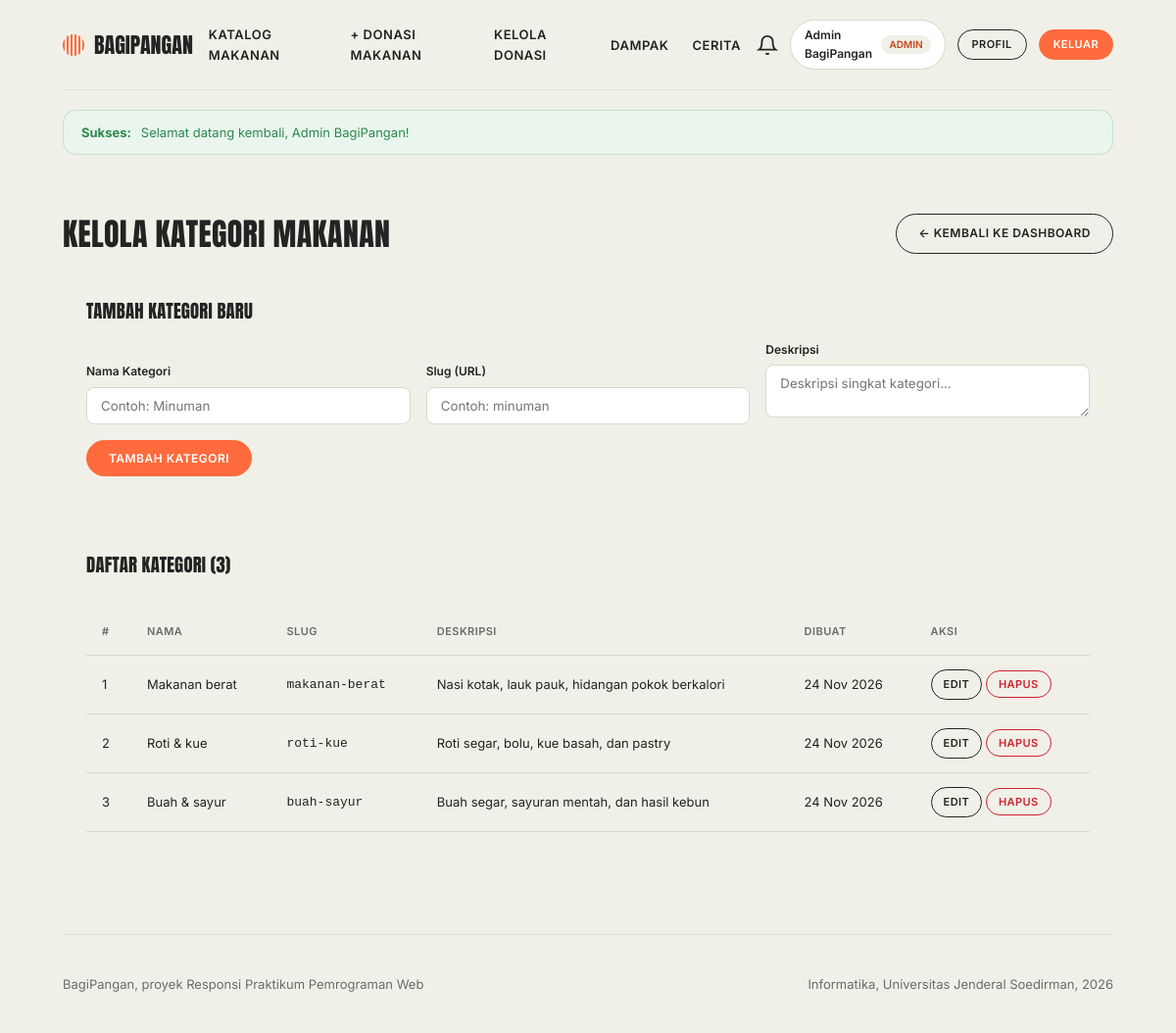
Page /admin/kategori.php (signed in) on the committed database.
### tables this page shows
CREATE TABLE IF NOT EXISTS kategori (
    id INT AUTO_INCREMENT PRIMARY KEY,
    nama_kategori VARCHAR(50) NOT NULL UNIQUE,
    slug VARCHAR(50) NOT NULL UNIQUE,
    deskripsi VARCHAR(255) NULL,
    created_at TIMESTAMP DEFAULT CURRENT_TIMESTAMP
);

### admin/kategori.php (the view, shortened to what this page needs)
<?php
require_once __DIR__ . '/../config/database.php';
$root_path = '/Responsi-Praktikum-Pemweb';
$stmt = $pdo->query("SELECT * FROM kategori ORDER BY id ASC");
$kategori_list = $stmt->fetchAll();
$edit_kategori = null;
require_once __DIR__ . '/../includes/header.php';
?>
<div class="wrap">
    <div style="display: flex; justify-content: space-between; align-items: center; margin-bottom: 24px; flex-wrap: wrap; gap: 16px;">
        <h1>Kelola Kategori Makanan</h1>
        <a href="<?= $root_path ?>/admin/" class="btn">← Kembali ke Dashboard</a>
    </div>
    <div class="card" style="padding: 24px; margin-bottom: 32px;">
        <h3 style="margin-bottom: 20px;">
            <?= $edit_kategori ? 'Edit Kategori' : 'Tambah Kategori Baru' ?>
        </h3>
        <form method="POST" style="display: grid; grid-template-columns: repeat(auto-fit, minmax(250px, 1fr)); gap: 16px; align-items: end;">
            <div>
                <label style="display: block; margin-bottom: 6px; font-weight: 600; font-size: 12px;">Nama Kategori</label>
                <input type="text" name="nama_kategori" required
                       value="<?= htmlspecialchars($edit_kategori['nama_kategori'] ?? '') ?>"
                       placeholder="Contoh: Minuman"
                       style="width: 100%; padding: 10px 14px; border: 1.5px solid var(--line); border-radius: 8px; font-family: inherit;">
            </div>
            <div>
                <label style="display: block; margin-bottom: 6px; font-weight: 600; font-size: 12px;">Slug (URL)</label>
                <input type="text" name="slug" required
                       value="<?= htmlspecialchars($edit_kategori['slug'] ?? '') ?>"
                       placeholder="Contoh: minuman"
                       style="width: 100%; padding: 10px 14px; border: 1.5px solid var(--line); border-radius: 8px; font-family: inherit;">
            </div>
            <div>
                <label style="display: block; margin-bottom: 6px; font-weight: 600; font-size: 12px;">Deskripsi</label>
                <textarea name="deskripsi" rows="2"
                          placeholder="Deskripsi singkat kategori..."
                          style="width: 100%; padding: 10px 14px; border: 1.5px solid var(--line); border-radius: 8px; font-family: inherit;"><?= htmlspecialchars($edit_kategori['deskripsi'] ?? '') ?></textarea>
            </div>
            <div style="display: flex; gap: 12px;">
                <button type="submit" class="btn fill"><?= $edit_kategori ? 'Simpan Perubahan' : 'Tambah Kategori' ?></button>
            </div>
        </form>
    </div>
    <div class="card" style="padding: 24px;">
        <h3 style="margin-bottom: 20px;">Daftar Kategori (<?= count($kategori_list) ?>)</h3>
        <?php if (empty($kategori_list)): ?>
            <p class="text-muted" style="text-align: center; padding: 40px 0;">Belum ada kategori. Tambahkan kategori baru di atas.</p>
        <?php else: ?>
            <div class="table-responsive">
                <table class="data-table">
                    <thead>
                        <tr>
                            <th>#</th>
                            <th>Nama</th>
                            <th>Slug</th>
                            <th>Deskripsi</th>
                            <th>Dibuat</th>
                            <th>Aksi</th>
                        </tr>
                    </thead>
                    <tbody>
                        <?php foreach ($kategori_list as $idx => $kat): ?>
                            <tr>
                                <td><?= $idx + 1 ?></td>
                                <td><?= htmlspecialchars($kat['nama_kategori']) ?></td>
                                <td><code><?= htmlspecialchars($kat['slug']) ?></code></td>
                                <td><?= htmlspecialchars($kat['deskripsi'] ?? '-') ?></td>
                                <td><?= date('d M Y', strtotime($kat['created_at'])) ?></td>
                                <td>
                                    <a href="<?= $root_path ?>/admin/kategori.php?edit=<?= $kat['id'] ?>" class="btn" style="font-size: 11px; padding: 6px 12px;">Edit</a>
                                    <form method="POST" style="display: inline;" onsubmit="return confirm('Yakin ingin menghapus kategori ini?');">
                                        <button type="submit" class="btn danger" style="font-size: 11px; padding: 6px 12px;">Hapus</button>
                                    </form>
                                </td>
                            </tr>
                        <?php endforeach; ?>
                    </tbody>
                </table>
            </div>
        <?php endif; ?>
    </div>
</div>
<?php require_once __DIR__ . '/../includes/footer.php'; ?>

### assets/css/style.css (style rules this page uses)
:root { --cream: #F1F0E8; --ink: #232323; --orange: #FF6B3D; --rust: #C8431A; --white: #ffffff; --muted: #6d6b66; --line: #d9d7cc; --green: #2d8a4e; --green-bg: #eaf5ee; --red: #cf222e; --red-bg: #ffebe9; --radius-pill: 999px; --radius-card: 28px; }
* { box-sizing: border-box; margin: 0; padding: 0; }
html { scroll-behavior: smooth; }
body { background: var(--cream); color: var(--ink); font-family: 'Inter', system-ui, -apple-system, sans-serif; line-height: 1.55; min-height: 100vh; display: flex; flex-direction: column; }
h1, h2, h3, h4, .display { font-family: 'Anton', Impact, "Arial Narrow", sans-serif; font-weight: 400; text-transform: uppercase; line-height: 1.1; letter-spacing: .01em; }
a { color: inherit; text-decoration: none; }
.wrap { max-width: 1120px; margin: 0 auto; padding: 0 24px; width: 100%; }
.btn { display: inline-block; border: 1.5px solid var(--ink); border-radius: var(--radius-pill); padding: 10px 22px; font-size: 12px; font-weight: 600; text-transform: uppercase; letter-spacing: .04em; background: transparent; color: var(--ink); cursor: pointer; font-family: inherit; transition: all .2s ease; text-align: center; }
.btn.fill { background: var(--orange); border-color: var(--orange); color: var(--white); }
.btn.danger { border-color: var(--red); color: var(--red); }
.table-responsive { overflow-x: auto; }
.data-table { width: 100%; border-collapse: collapse; margin-top: 16px; }
.data-table th, .data-table td { padding: 14px 16px; text-align: left; border-bottom: 1px solid var(--line); font-size: 13px; }
.data-table th { font-weight: 600; text-transform: uppercase; font-size: 11px; letter-spacing: .04em; color: var(--muted); }

### rows in the picture
kategori: nama_kategori "Makanan berat", slug "makanan-berat", deskripsi "Nasi kotak, lauk pauk, hidangan pokok berkalori", created_at "24 Nov 2026"
kategori: nama_kategori "Roti & kue", slug "roti-kue", deskripsi "Roti segar, bolu, kue basah, dan pastry", created_at "24 Nov 2026"
kategori: nama_kategori "Buah & sayur", slug "buah-sayur", deskripsi "Buah segar, sayuran mentah, dan hasil kebun", created_at "24 Nov 2026"

### other values in the picture
$user['nama'] "Admin BagiPangan"
$user['role'] "ADMIN"
$flash_success "Selamat datang kembali, Admin BagiPangan!"
count($kategori_list) "3"
